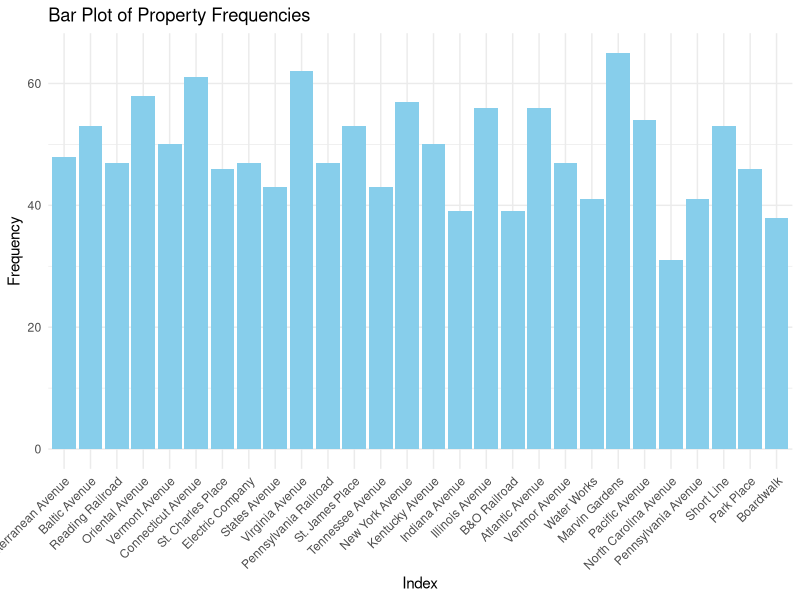
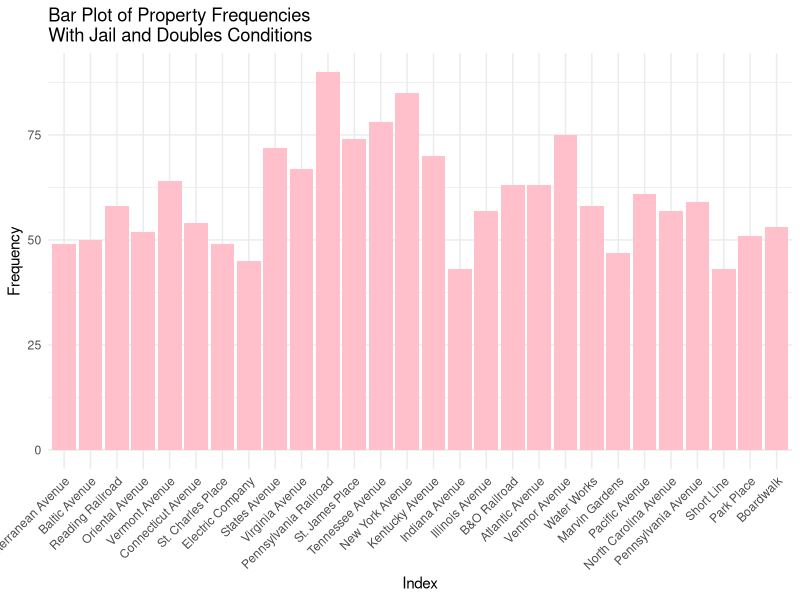
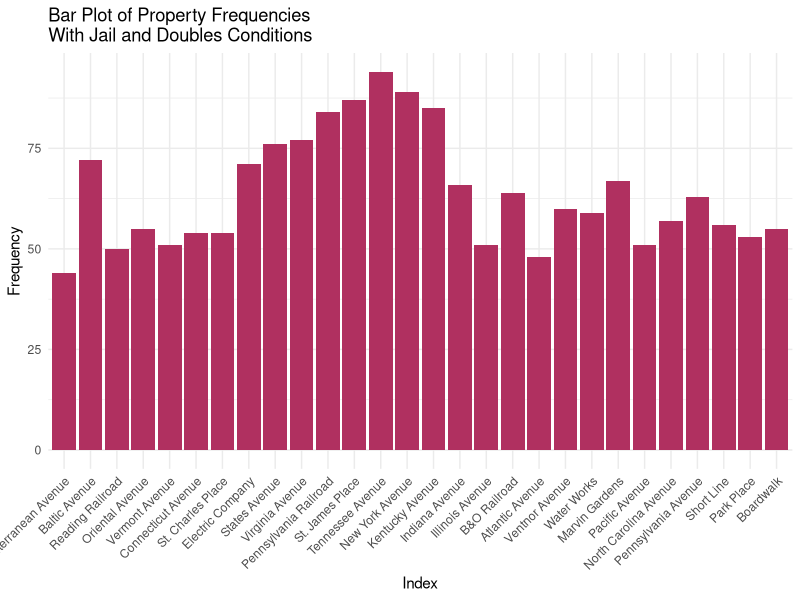

Generate these figures, in order, with R:
## ---- chunk 1
knitr::opts_chunk$set(echo = TRUE)
## ---- chunk 2
# Word docx in repository
## ---- chunk 3
dice_1 <- function() {
  sample(1:6, 1)
}

dice_2 <- function() {
  sample(1:6, 1)
}

property_sum_10games <- c(0, 0, 0, 0, 0, 0, 0, 0, 0, 0, 0, 0, 0, 0, 0, 0, 0, 0, 0, 0, 0, 0, 0, 0, 0, 0, 0, 0)

for (game in 1:10) {
  game_board <- c(0, 0, 0, 0, 0, 0, 0, 0, 0, 0, 0, 0, 0, 0, 0, 0, 0, 0, 0, 0, 0, 0, 0, 0, 0, 0, 0, 0, 0, 0, 0, 0, 0, 0, 0, 0, 0, 0, 0, 0)

  players <- list(
    player1 <- 0,
    player2 <- 0,
    player3 <- 0,
    player4 <- 0
  )

  for (i in 1:50) {
    for (j in 1:4) {
      dice_total <- dice_1() + dice_2()
      players[[j]] <- (players[[j]] + dice_total) %% 41
      game_board[players[[j]]] <- game_board[players[[j]]] + 1
    }
  }

  properties <- game_board[c(2, 4, 6, 7, 9, 10, 12, 13, 14, 15, 16, 17, 19, 20, 22, 24, 25, 26, 27, 28, 29, 30, 32, 33, 35, 36, 38, 40)]
  
  property_sum_10games <- property_sum_10games + properties
}  

names(property_sum_10games) <- c("Mediterranean Avenue", "Baltic Avenue", "Reading Railroad", "Oriental Avenue", "Vermont Avenue", "Connecticut Avenue", "St. Charles Place", "Electric Company", "States Avenue", "Virginia Avenue", "Pennsylvania Railroad", "St. James Place", "Tennessee Avenue", "New York Avenue", "Kentucky Avenue", "Indiana Avenue", "Illinois Avenue", "B&O Railroad", "Atlantic Avenue", "Ventnor Avenue", "Water Works", "Marvin Gardens", "Pacific Avenue", "North Carolina Avenue", "Pennsylvania Avenue", "Short Line", "Park Place", "Boardwalk")

library(ggplot2)

prop_freq1 <- data.frame(
  property = factor(names(property_sum_10games), levels = names(property_sum_10games)),
  frequency = property_sum_10games
)

ggplot(prop_freq1, aes(x = property, y = frequency)) +
  geom_bar(stat = "identity", fill = "skyblue") +
  labs(x = "Index", y = "Frequency", title = "Bar Plot of Property Frequencies") +
  theme_minimal() +
  theme(axis.text.x = element_text(angle = 45, hjust = 1))
## ---- chunk 4
property_sum_10games_jail <- c(0, 0, 0, 0, 0, 0, 0, 0, 0, 0, 0, 0, 0, 0, 0, 0, 0, 0, 0, 0, 0, 0, 0, 0, 0, 0, 0, 0)

for (game in 1:10) {
  game_board <- c(0, 0, 0, 0, 0, 0, 0, 0, 0, 0, 0, 0, 0, 0, 0, 0, 0, 0, 0, 0, 0, 0, 0, 0, 0, 0, 0, 0, 0, 0, 0, 0, 0, 0, 0, 0, 0, 0, 0, 0)

  players <- list( # Store players as a list of data frames with their information
    player1 <- data.frame(
      location = 0, # Location on the board (integer)
      double_rolls = 0, # Number of times doubles have been rolled consecutively (integer)
      jail = FALSE, # Is the player in jail? (boolean)
      jail_rolls = 0), # Number of times a player has rolled while in jail (integer)
    player2 <- data.frame(
      location = 0,
      double_rolls = 0,
      jail = FALSE,
      jail_rolls = 0),
    player3 <- data.frame(
      location = 0,
      double_rolls = 0,
      jail = FALSE,
      jail_rolls = 0),
    player4 <- data.frame(
      location = 0,
      double_rolls = 0,
      jail = FALSE,
      jail_rolls = 0)
  )

  for (i in 1:50) { # Each player has 50 turns
    for (j in 1:4) { # Players take turns in order
      if (players[[j]]$jail == TRUE) { # If the player is in jail...
        d1 = dice_1()
        d2 = dice_2()
        jail_rolls <- jail_rolls + 1
        
        if (d1 == d2 || players[[j]]$jail_rolls == 3) { # If the player rolls doubles or has been in jail for 3 turns, then they get out
          jail = FALSE
          players[[j]]$jail_rolls <- 0
          dice_total <- dice_1() + dice_2()
          players[[j]]$location <- (players[[j]]$location + dice_total) %% 41
          game_board[players[[j]]$location] <- game_board[players[[j]]$location] + 1
        }
        
      } else { # If the player is not in jail...
        d1 = dice_1()
        d2 = dice_2()
        dice_total <- dice_1() + dice_2()
        players[[j]]$location <- (players[[j]]$location + dice_total) %% 41
        game_board[players[[j]]$location] <- game_board[players[[j]]$location] + 1
        
        if (players[[j]]$location == 31) { # Player landed on "Go to jail"
          players[[j]]$location <- 11
          jail = TRUE
        } else if (d1 == d2) { # Player rolled doubles on their first roll
          players[[j]]$double_rolls = players[[j]]$double_rolls + 1
        }
        
        while (players[[j]]$double_rolls > 0 & players[[j]]$double_rolls < 3) { # Player rolls again if they got doubles
          d1 = dice_1()
          d2 = dice_2()
          dice_total <- dice_1() + dice_2()
          players[[j]]$location <- (players[[j]]$location + dice_total) %% 41
          game_board[players[[j]]$location] <- game_board[players[[j]]$location] + 1
          
          if (d1 == d2) { # Increment the player's number of consecutive doubles rolls
            players[[j]]$double_rolls = players[[j]]$double_rolls + 1
          }
        }
        
        if (players[[j]]$double_rolls == 3) { # If player rolls double 3 times in a row, then they go to jail
          players[[j]]$location <- 11
          jail = TRUE
        }
      }
    }  
  }    

  properties <- game_board[c(2, 4, 6, 7, 9, 10, 12, 13, 14, 15, 16, 17, 19, 20, 22, 24, 25, 26, 27, 28, 29, 30, 32, 33, 35, 36, 38, 40)]
  
  property_sum_10games_jail <- property_sum_10games_jail + properties
}  

names(property_sum_10games_jail) <- c("Mediterranean Avenue", "Baltic Avenue", "Reading Railroad", "Oriental Avenue", "Vermont Avenue", "Connecticut Avenue", "St. Charles Place", "Electric Company", "States Avenue", "Virginia Avenue", "Pennsylvania Railroad", "St. James Place", "Tennessee Avenue", "New York Avenue", "Kentucky Avenue", "Indiana Avenue", "Illinois Avenue", "B&O Railroad", "Atlantic Avenue", "Ventnor Avenue", "Water Works", "Marvin Gardens", "Pacific Avenue", "North Carolina Avenue", "Pennsylvania Avenue", "Short Line", "Park Place", "Boardwalk")

library(ggplot2)

prop_freq2 <- data.frame(
  property = factor(names(property_sum_10games_jail), levels = names(property_sum_10games_jail)),
  frequency = property_sum_10games_jail
)

ggplot(prop_freq2, aes(x = property, y = frequency)) +
  geom_bar(stat = "identity", fill = "pink") +
  labs(x = "Index", y = "Frequency", title = "Bar Plot of Property Frequencies\nWith Jail and Doubles Conditions") +
  theme_minimal() +
  theme(axis.text.x = element_text(angle = 45, hjust = 1))
## ---- chunk 5
# Chance function
chance <- function() {
  card <- sample(1:16, 1)
  if (card == 1) {
    players[[j]]$location <- 40 # Advance to Boardwalk
  } else if (card == 2) {
    players[[j]]$location <- 1 # Advance to Go
  } else if (card == 3) {
    players[[j]]$location <- 25 # Advance to Illinois Ave
  } else if (card == 4) {
    players[[j]]$location <- 12 # Advance to St. Charles Place
  } else if (card == 5 || card == 6) { # Advance to the nearest railroad
    if (players[[j]]$location == 37) {
      players[[j]]$location <- 6 # Advance to Reading Railroad
    } else if (players[[j]]$location == 8) {
      players[[j]]$location <- 16 # Advance to Pennsylvania Railroad
    } else if (players[[j]]$location == 23) {
      players[[j]]$location <- 26 # Advance to B&O Railroad
    } # Short Line doesn't apply here
  } else if (card == 7) { # Advance to the nearest utility
    if (players[[j]]$location == 8 || players[[j]]$location == 37) {
      players[[j]]$location <- 13 # Advance to Electric Company
    } else if (players[[j]]$location == 23) {
      players[[j]]$location <- 29 # Advance to Water Works
    }
  } else if (card == 8) {
    players[[j]]$location <- players[[j]]$location - 3 # Move backwards 3 places
  } else if (card == 9) {
    players[[j]]$location <- 11 # Go to jail
    players[[j]]$jail == TRUE
  } else if (card == 10) {
    players[[j]]$location <- 6 # Advance to Reading Railroad
  } 
 }

# Simulation with the chance function and jail conditions
property_sum_10games_chance <- c(0, 0, 0, 0, 0, 0, 0, 0, 0, 0, 0, 0, 0, 0, 0, 0, 0, 0, 0, 0, 0, 0, 0, 0, 0, 0, 0, 0)

for (game in 1:10) {
  game_board <- c(0, 0, 0, 0, 0, 0, 0, 0, 0, 0, 0, 0, 0, 0, 0, 0, 0, 0, 0, 0, 0, 0, 0, 0, 0, 0, 0, 0, 0, 0, 0, 0, 0, 0, 0, 0, 0, 0, 0, 0)

  players <- list(
    player1 <- data.frame(
      location = 0,
      double_rolls = 0,
      jail = FALSE,
      jail_rolls = 0),
    player2 <- data.frame(
      location = 0,
      double_rolls = 0,
      jail = FALSE,
      jail_rolls = 0),
    player3 <- data.frame(
      location = 0,
      double_rolls = 0,
      jail = FALSE,
      jail_rolls = 0),
    player4 <- data.frame(
      location = 0,
      double_rolls = 0,
      jail = FALSE,
      jail_rolls = 0)
  )

  for (i in 1:50) {
    for (j in 1:4) {
      if (players[[j]]$jail == TRUE) {
        d1 = dice_1()
        d2 = dice_2()
        jail_rolls <- jail_rolls + 1
        
        if (d1 == d2 || players[[j]]$jail_rolls == 3) {
          jail = FALSE
          players[[j]]$jail_rolls <- 0
          dice_total <- dice_1() + dice_2()
          players[[j]]$location <- (players[[j]]$location + dice_total) %% 41
          if (players[[j]]$location == 8 || players[[j]]$location == 23 || players[[j]]$location == 37) {
            game_board[players[[j]]$location] <- game_board[players[[j]]$location] + 1
            chance()
          }
          game_board[players[[j]]$location] <- game_board[players[[j]]$location] + 1
        }
        
      } else {
        d1 = dice_1()
        d2 = dice_2()
        dice_total <- dice_1() + dice_2()
        players[[j]]$location <- (players[[j]]$location + dice_total) %% 41
        if (players[[j]]$location == 8 || players[[j]]$location == 23 || players[[j]]$location == 37) {
            game_board[players[[j]]$location] <- game_board[players[[j]]$location] + 1
            chance()
          }
        game_board[players[[j]]$location] <- game_board[players[[j]]$location] + 1
        
        if (players[[j]]$location == 31) {
          players[[j]]$location <- 11
          jail = TRUE
        } else if (d1 == d2) {
          players[[j]]$double_rolls = players[[j]]$double_rolls + 1
        }
        
        while (players[[j]]$double_rolls > 0 & players[[j]]$double_rolls < 3) {
          d1 = dice_1()
          d2 = dice_2()
          dice_total <- dice_1() + dice_2()
          players[[j]]$location <- (players[[j]]$location + dice_total) %% 41
          if (players[[j]]$location == 8 || players[[j]]$location == 23 || players[[j]]$location == 37) {
            game_board[players[[j]]$location] <- game_board[players[[j]]$location] + 1
            chance()
          }
          game_board[players[[j]]$location] <- game_board[players[[j]]$location] + 1
          
          if (d1 == d2) {
            players[[j]]$double_rolls = players[[j]]$double_rolls + 1
          }
        }
        
        if (players[[j]]$double_rolls == 3) {
          players[[j]]$location <- 11
          jail = TRUE
        }
      }
    }  
  }    

  properties <- game_board[c(2, 4, 6, 7, 9, 10, 12, 13, 14, 15, 16, 17, 19, 20, 22, 24, 25, 26, 27, 28, 29, 30, 32, 33, 35, 36, 38, 40)]
  
  property_sum_10games_chance <- property_sum_10games_chance + properties
}  

names(property_sum_10games_chance) <- c("Mediterranean Avenue", "Baltic Avenue", "Reading Railroad", "Oriental Avenue", "Vermont Avenue", "Connecticut Avenue", "St. Charles Place", "Electric Company", "States Avenue", "Virginia Avenue", "Pennsylvania Railroad", "St. James Place", "Tennessee Avenue", "New York Avenue", "Kentucky Avenue", "Indiana Avenue", "Illinois Avenue", "B&O Railroad", "Atlantic Avenue", "Ventnor Avenue", "Water Works", "Marvin Gardens", "Pacific Avenue", "North Carolina Avenue", "Pennsylvania Avenue", "Short Line", "Park Place", "Boardwalk")

# Plot
library(ggplot2)

prop_freq2 <- data.frame(
  property = factor(names(property_sum_10games_chance), levels = names(property_sum_10games_chance)),
  frequency = property_sum_10games_chance
)

ggplot(prop_freq2, aes(x = property, y = frequency)) +
  geom_bar(stat = "identity", fill = "maroon") +
  labs(x = "Index", y = "Frequency", title = "Bar Plot of Property Frequencies\nWith Jail and Doubles Conditions") +
  theme_minimal() +
  theme(axis.text.x = element_text(angle = 45, hjust = 1))
## ---- chunk 6
# Simulation with the Chance function
chance <- function() {
  card <- sample(1:16, 1)
  old_location <- players[[j]]$location
  new_location <- players[[j]]$location
   if (card == 1) {
    players[[j]]$location <- 40 # Advance to Boardwalk
    new_location <- players[[j]]$location
  } else if (card == 2) {
    players[[j]]$location <- 1 # Advance to Go
    new_location <- players[[j]]$location
  } else if (card == 3) {
    players[[j]]$location <- 25 # Advance to Illinois Ave
    new_location <- players[[j]]$location
  } else if (card == 4) {
    players[[j]]$location <- 12 # Advance to St. Charles Place
    new_location <- players[[j]]$location
  } else if (card == 5 || card == 6) { # Advance to the nearest railroad
    if (players[[j]]$location == 37) {
      players[[j]]$location <- 6 # Advance to Reading Railroad
      new_location <- players[[j]]$location
    } else if (players[[j]]$location == 8) {
      players[[j]]$location <- 16 # Advance to Pennsylvania Railroad
      new_location <- players[[j]]$location
    } else if (players[[j]]$location == 23) {
      players[[j]]$location <- 26 # Advance to B&O Railroad
      new_location <- players[[j]]$location
    } 
  } else if (card == 7) { # Advance to the nearest utility
    if (players[[j]]$location == 8 || players[[j]]$location == 37) {
      players[[j]]$location <- 13 # Advance to Electric Company
      new_location <- players[[j]]$location
    } else if (players[[j]]$location == 23) {
      players[[j]]$location <- 29 # Advance to Water Works
      new_location <- players[[j]]$location
    }
  } else if (card == 8) {
    players[[j]]$location <- players[[j]]$location - 3 # Move backwards 3 places
    new_location <- players[[j]]$location
  } else if (card == 9) {
    players[[j]]$location <- 11 # Go to jail
    players[[j]]$jail == TRUE
    new_location <- players[[j]]$location
  } else if (card == 10) {
    players[[j]]$location <- 6 # Advance to Reading Railroad
    new_location <- players[[j]]$location
  } 

  if (new_location < old_location && card %in% c(3,4,10)) {
    players[[j]]$money <- players[[j]]$money + 200 # Passing Go for cards 3, 4, and 10
  }
  
    else if (card == 11) {
      players[[j]]$money <- players[[j]]$money + 50 # Bank pays you $50
    }
    else if (card == 12) {
      players[[j]]$get_out_of_jail_free == TRUE # Get out of jail free card
    }
    else if (card == 13) {
      players[[j]]$money <- players[[j]]$money - 15 # Speeding fine $15
      free_parking_fund <- free_parking_fund + 15
    }
    else if (card == 14) {
      players[[j]]$money <- players[[j]]$money - 50 * (length(players) - 1)
        for (k in 1:length(players)) {
          if (k != j) {
            players[[k]]$money <- players[[k]]$money + 50 # Elected Chairman of the Board; pay each player $50
          }
        }
    }
    else if (card == 15) {
      players[[j]]$money <- players[[j]]$money + 150 # Building loan matures; collect $150
      
      # Card 16 is paying for houses and hotels -- doesn't apply here
    }
}

# Community Chest Cards Function
chest_positions <- c(3, 18, 34)
chest <- function() {
  chest_card <- sample(1:15, 1)
  if (players[[j]]$location %in% chest_positions) {
    if (chest_card == 1) {
      players[[j]]$location <- 1 # Advance to Go (Collect $200)
      players[[j]]$money <- players[[j]]$money + 200
    } else if (chest_card == 2) {
      players[[j]]$money <- players[[j]]$money + 200 # Bank error in your favor. Collect $200
    } else if (chest_card == 3) {
      players[[j]]$money <- players[[j]]$money - 50 # Doctor’s fee. Pay $50
      free_parking_fund <- free_parking_fund + 50
    } else if (chest_card == 4) {
      players[[j]]$money <- players[[j]]$money + 50 # From sale of stock you get $50
    } else if (chest_card == 5) {
      players[[j]]$get_out_of_jail_free == TRUE # Get Out of Jail Free
    } else if (chest_card == 6) {
      players[[j]]$jail == TRUE # Go to Jail. Go directly to jail, do not pass Go, do not collect $200
    } else if (chest_card == 7) {
      players[[j]]$money <- players[[j]]$money + 100 # Holiday fund matures. Receive $100
    } else if (chest_card == 8) {
      players[[j]]$money <- players[[j]]$money + 20 # Income tax refund. Collect $20
    } else if (chest_card == 9) {
      players[[j]]$money <- players[[j]]$money + 10 * (length(players) - 1) # It is your birthday. Collect $10 from every player
        for (k in 1:length(players)) {
          if (k != j) {
            players[[k]]$money <- players[[k]]$money - 10
        }
      }
    } else if (chest_card == 10) {
      players[[j]]$money <- players[[j]]$money + 100 # Life insurance matures. Collect $100
    } else if (chest_card == 11) {
      players[[j]]$money <- players[[j]]$money - 100 # Pay hospital fees of $100
      free_parking_fund <- free_parking_fund + 100
    } else if (chest_card == 12) {
      players[[j]]$money <- players[[j]]$money - 50 # Pay school fees of $50
      free_parking_fund <- free_parking_fund + 50
    } else if (chest_card == 13) {
      players[[j]]$money <- players[[j]]$money - 25 # Receive $25 consultancy fee
      free_parking_fund <- free_parking_fund + 25
    } else if (chest_card == 14) {
      players[[j]]$money <- players[[j]]$money + 10 # You have won second prize in a beauty contest. Collect $10
    } else if (chest_card == 15) {
      players[[j]]$money <- players[[j]]$money + 100 # You inherit $100
    }
      # Card 16 is paying for houses and hotels -- doesn't apply here
  }
}
